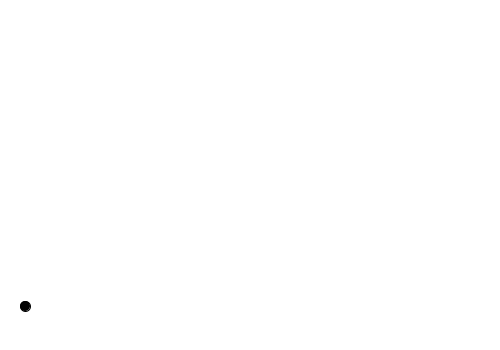
Frame 1 (no input)
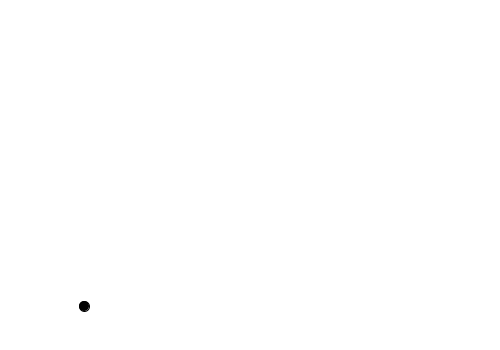
Frame 60 (the mouse pressed at the canvas centre just before this capture)
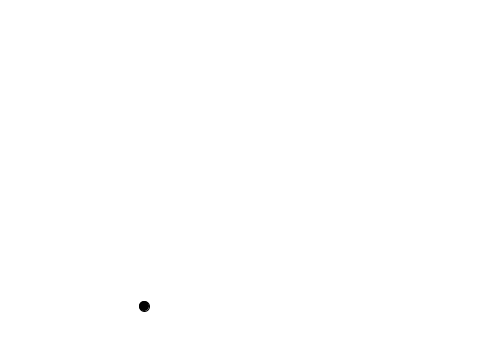
Frame 120 (the mouse held since frame 60 and released just before this capture)

The Processing sketch that drew these frames (run headless with seeded random() and noise(); from frame 60 on, the mouse is pressed at the canvas centre):

// Processing sketch: ActiveModePractice
// ── ActiveModePractice.pde
int xPos = width/4;
void setup()
{
  size(500, 350);
  fill(#020202);
}

void draw()
{
  background(#ffffff);
  ellipse(xPos, (7 * height/8), 10, 10);
  xPos ++;
}
